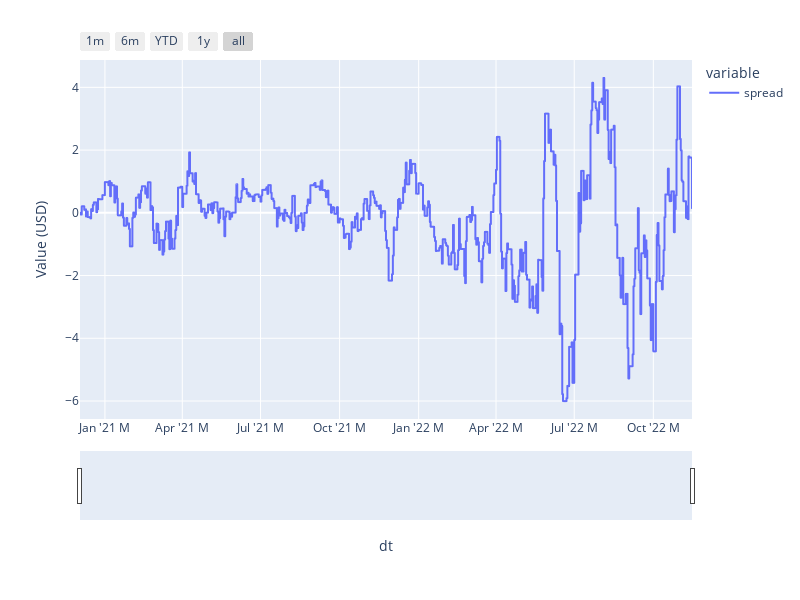

Notebook code cell kept with this figure:
### Code cell
spread_rev.plot(
    labels={'value': 'Value (USD)'},
    include_cols=('spread',),
)

### Figure 1 — Plotly figure (JSON) as saved in the notebook; plotly's stock layout.template omitted (floating-point values rounded to 4 significant figures; data arrays with more than 128 entries replaced by an {"elided": "..."} marker saying what was removed)
{"data": [{"hovertemplate": "variable=spread<br>dt=%{x|%B %d, %Y}<br>Value (USD)=%{y}<extra></extra>", "legendgroup": "spread", "line": {"color": "#636efa", "dash": "solid"}, "marker": {"symbol": "circle"}, "mode": "lines", "name": "spread", "showlegend": true, "type": "scattergl", "x": {"elided": "1426 str values"}, "xaxis": "x", "y": {"elided": "1426 float values"}, "yaxis": "y"}], "layout": {"height": 600, "legend": {"title": {"text": "variable"}, "tracegroupgap": 0}, "margin": {"t": 60}, "width": 800, "xaxis": {"anchor": "y", "autorange": true, "domain": [0, 1], "range": ["2020-12-03", "2022-11-15"], "rangeselector": {"buttons": [{"count": 1, "label": "1m", "step": "month", "stepmode": "backward"}, {"count": 6, "label": "6m", "step": "month", "stepmode": "backward"}, {"count": 1, "label": "YTD", "step": "year", "stepmode": "todate"}, {"count": 1, "label": "1y", "step": "year", "stepmode": "backward"}, {"step": "all"}]}, "rangeslider": {"autorange": true, "range": ["2020-12-03", "2022-11-15"], "visible": true, "yaxis": {"_template": null, "rangemode": "match"}}, "tickformatstops": [{"dtickrange": [null, 1000], "value": "%H:%M:%S.%L ms"}, {"dtickrange": [1000, 60000], "value": "%H:%M:%S s"}, {"dtickrange": [60000, 3600000], "value": "%H:%M m"}, {"dtickrange": [3600000, 86400000], "value": "%H:%M h"}, {"dtickrange": [86400000, 604800000], "value": "%e. %b d"}, {"dtickrange": [604800000, "M1"], "value": "%e. %b w"}, {"dtickrange": ["M1", "M12"], "value": "%b '%y M"}, {"dtickrange": ["M12", null], "value": "%Y Y"}], "title": {"text": "dt"}, "type": "date"}, "yaxis": {"anchor": "x", "autorange": true, "domain": [0, 1], "range": [-6.573, 4.872], "title": {"text": "Value (USD)"}, "type": "linear"}}}
